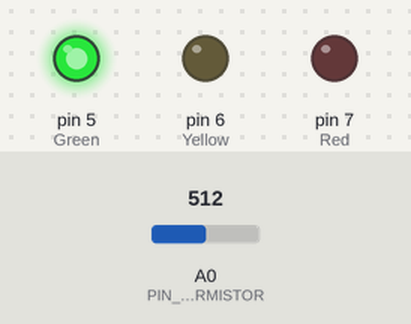
The sketch below on a simulated Arduino Uno, built with avr-gcc and run on an emulated ATmega328P. Parts: output pins drawn as LEDs (lit = HIGH). Inputs (shaded band) come from the test bench; at power-on: A0 (PIN_THERMISTOR) = 512.

Above: at 1.2 s.
1.3 s: A0 (PIN_THERMISTOR) set to 494
At 1.8 s:
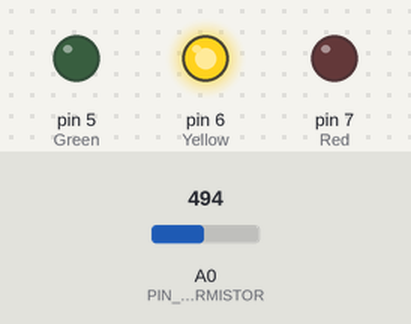
2.9 s: A0 (PIN_THERMISTOR) set to 469
4.4 s: A0 (PIN_THERMISTOR) set to 439
At 5.2 s:
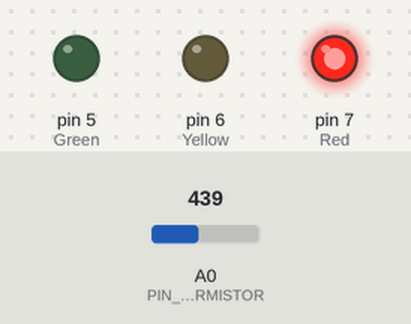
5.9 s: A0 (PIN_THERMISTOR) set to 511
At 6.5 s:
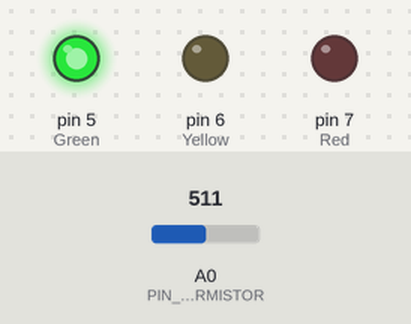
7.5 s: A0 (PIN_THERMISTOR) set to 306
At 8.9 s:
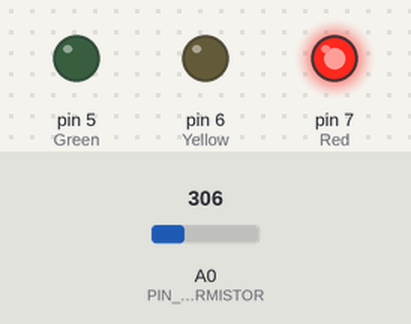
Timing chart, 0 to 10.1 s (numbered marks = the images above; inputs shaded):
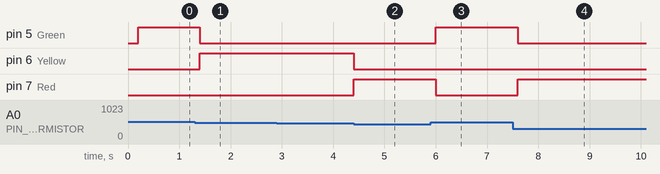

Measured:
- the behaviour switches between 501 and 500 on A0 (PIN_THERMISTOR) (found by bisection; images 0 and 1)
- the behaviour switches between 457 and 456 on A0 (PIN_THERMISTOR) (found by bisection; images 1 and 2)
- after the input at 1.3 s, pin 5 (Green): HIGH → LOW after 0.10 s; pin 6 (Yellow): LOW → HIGH after 0.10 s
- after the input at 2.9 s, every drawn part: stays the same
- after the input at 4.4 s, pin 6 (Yellow): HIGH → LOW at once; pin 7 (Red): LOW → HIGH at once
- after the input at 5.9 s, pin 5 (Green): LOW → HIGH after 0.10 s; pin 7 (Red): HIGH → LOW after 0.10 s
- after the input at 7.5 s, pin 5 (Green): HIGH → LOW after 0.10 s; pin 7 (Red): LOW → HIGH after 0.10 s

The sketch:

thermistor_template.ino
```cpp
// Thermistor Temperature Measurement
// ME 351 - Lab 2
//

const byte PIN_THERMISTOR = A0;

const float R_FIXED = 10000.0;
const float V_IN    = 5.0;

const float A_COEFF = 0.001129148;
const float B_COEFF = 0.000234125;
const float C_COEFF = 0.0000000876741;
unsigned long pastTime = 0;
float threshold = 200;

//For LEDS
float Green = 5;
float Yellow = 6;
float Red = 7;

float Low_T = 26;
float High_T = 30;

void setup() {
  Serial.begin(9600);
  pinMode(A0, INPUT);

  pinMode(Green, OUTPUT);
  pinMode(Yellow, OUTPUT);
  pinMode(Red, OUTPUT);
}

void loop() {
  float AnalVal = analogRead(A0);
  float VOLTAGE= (AnalVal/1023.0)*5.0;
  float RESISTANCE = (VOLTAGE * R_FIXED)/(V_IN - VOLTAGE);
  float TEMP_C = (1/(A_COEFF + B_COEFF*log(RESISTANCE)+C_COEFF*log(RESISTANCE)*log(RESISTANCE)*log(RESISTANCE)) - 273.15);
  unsigned long currentTime = millis();
  if ((currentTime - pastTime)>=threshold){
    pastTime = currentTime;

    //Serial.print(currentTime);
   // Serial.print(",");
   // Serial.print(AnalVal);
    //Serial.print(",");
   // Serial.print(VOLTAGE,3);
    //Serial.print(",");
   // Serial.print(RESISTANCE);
    //Serial.print(",");
  //  Serial.println(TEMP_C,2);
    if ((TEMP_C - Low_T) <= 0){
      digitalWrite(Green, HIGH);
      digitalWrite(Yellow, LOW);
      digitalWrite(Red, LOW);}
    else if ((TEMP_C - Low_T) <=4.0){
      digitalWrite(Green,LOW);
      digitalWrite(Yellow, HIGH);
      digitalWrite(Red,LOW);}
    else if ((TEMP_C - Low_T)>=4.0){
      digitalWrite(Green,LOW);
      digitalWrite(Yellow,LOW);
      digitalWrite(Red,HIGH);
    }

    }


  }

  // --- Your code here (see lab manual) ---
```
